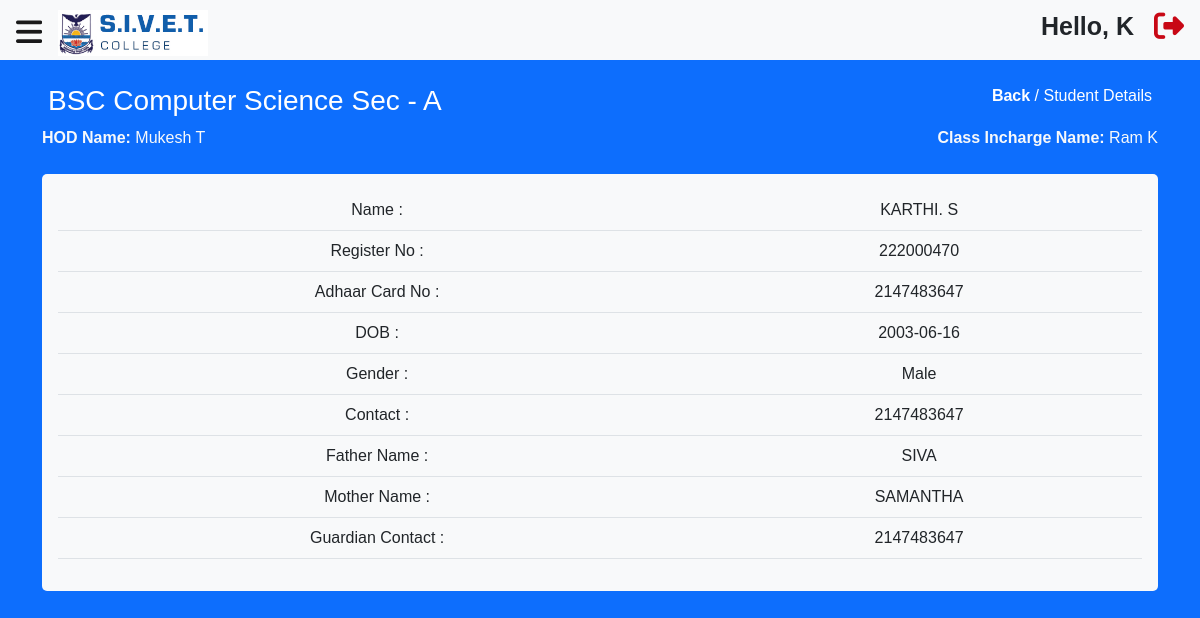
The app's page /main/indistudent.php?class_id=1&student_id=6 (signed in) with its own data.
### tables this page shows
CREATE TABLE  `class` (
  `class_id` int NOT NULL AUTO_INCREMENT,
  `class_name` varchar(100) NOT NULL,
  `section` varchar(10) NOT NULL,
  `department` varchar(100) NOT NULL,
  `year` varchar(20) NOT NULL,
  `hod_id` int NOT NULL,
  `staff_id` int NOT NULL,
  `create_by` int NOT NULL,
  `created_date` datetime NOT NULL,
  `modify_by` int DEFAULT NULL,
  `modify_date` datetime DEFAULT NULL,
  PRIMARY KEY (`class_id`)
);

CREATE TABLE `staff` (
  `unique_staff_id` int NOT NULL AUTO_INCREMENT,
  `first_name` varchar(50) NOT NULL,
  `last_name` varchar(50) NOT NULL,
  `email` varchar(100) NOT NULL,
  `mobile` varchar(20) NOT NULL,
  `staff_id` varchar(50) NOT NULL,
  `role_id` int NOT NULL,
  `password` varchar(50) NOT NULL,
  `create_by` int NOT NULL,
  `created_date` datetime NOT NULL,
  `modify_by` int NOT NULL,
  `modify_date` datetime DEFAULT NULL,
  PRIMARY KEY (`unique_staff_id`)
);

CREATE TABLE  `student` (
  `student_id` int NOT NULL AUTO_INCREMENT,
  `class_id` int NOT NULL,
  `name` varchar(100) NOT NULL,
  `initial` varchar(100) NOT NULL,
  `gender` varchar(10) NOT NULL,
  `dob` varchar(50) NOT NULL,
  `register_no` int NOT NULL,
  `mobile_no` int NOT NULL,
  `father_name` varchar(100) NOT NULL,
  `mother_name` varchar(100) NOT NULL,
  `guardian_mobile_no` int NOT NULL,
  `adhaar_card_no` int NOT NULL,
  `create_by` int NOT NULL,
  `created_date` datetime NOT NULL,
  `modify_by` int NOT NULL,
  `modify_date` datetime DEFAULT NULL,
  PRIMARY KEY (`student_id`)
);

### main/indistudent.php (the view, shortened to what this page needs)
<?php
include("../include/config.php");
?>
<?php
if (isset($_GET['class_id'])) {
  $classid = $_GET['class_id'];
  $stuid = $_GET['student_id'];
} else {
  header("location:../index.php");
}
?>
<!DOCTYPE html>
<html lang="en">
<head>
  <link rel="stylesheet" href="https://cdnjs.cloudflare.com/ajax/libs/bootstrap/5.0.1/css/bootstrap.min.css">
  <link rel="stylesheet" href="https://cdnjs.cloudflare.com/ajax/libs/font-awesome/6.2.0/css/all.min.css" />
  <link rel="stylesheet" href="./style.css">
</head>
<body class="bg-primary">
  <?php
  include_once("../include/navBar.php");
  ?>
  <?php
  $query = "select * from class where class_id = $classid";
  $result = mysqli_query($conn, $query);
  $getClass = mysqli_fetch_assoc($result);
  $className = $getClass['class_name'] . " " . $getClass['department'] . " Sec - " . $getClass['section'];
  $hodid = $getClass['hod_id'];
  $staffid = $getClass['staff_id'];
  $hodquery = "SELECT * FROM staff WHERE unique_staff_id=$hodid";
  $hodresult = mysqli_query($conn, $hodquery);
  if (mysqli_num_rows($hodresult)) {
    $row = mysqli_fetch_array($hodresult);
    $hodname = $row['first_name'] . " " . $row['last_name'];
  }
  $staffquery = "SELECT * FROM staff WHERE unique_staff_id=$staffid";
  $staffresult = mysqli_query($conn, $staffquery);
  if (mysqli_num_rows($staffresult)) {
    $row = mysqli_fetch_array($staffresult);
    $staffname = $row['first_name'] . " " . $row['last_name'];
  }
  $stuquery = "SELECT * FROM student WHERE student_id=$stuid";
  $sturesult = mysqli_query($conn, $stuquery);
  if (mysqli_num_rows($sturesult)) {
    $stuarray = mysqli_fetch_array($sturesult);
  }
  ?>
  <div class="header d-flex justify-content-between text-white pt-0 pb-0 p-5">
    <div class="titel ">
      <h3>
        <?php echo $className; ?>
      </h3>
    </div>
    <div class="return ">
      <p><a
          href="<?php if (isset($_GET['action']) && $_GET['action'] == "passedout") {
            echo "./passedOut.php";
          } else {
            echo "./takeAttendance.php";
          } ?>">Back</a>
        / Student Details</p>
    </div>
  </div>
  <div class="container">
    <div class="d-flex justify-content-between">
      <p class="text-light"><b>HOD Name: </b>
        <?php echo $hodname; ?>
      </p>
      <p class="text-light"><b>Class Incharge Name: </b>
        <?php echo $staffname; ?>
      </p>
    </div>
    <div class=" mt-2 p-3 bg-light " style="border-radius: 5px;max-height: 60vh;height:100%;">
      <table id="studenttable" class="table table-hover">
        <tr>
          <td>Name :</td>
          <td>
            <?php echo $stuarray['name'] . ". " . $stuarray['initial']; ?>
          </td>
        </tr>
        <tr>
          <td>Register No :</td>
          <td>
            <?php echo $stuarray['register_no']; ?>
          </td>
        </tr>
        <tr>
          <td>Adhaar Card No :</td>
          <td>
            <?php echo $stuarray['adhaar_card_no']; ?>
          </td>
        </tr>
        <tr>
          <td>DOB :</td>
          <td>
            <?php echo $stuarray['dob']; ?>
          </td>
        </tr>
        <tr>
          <td>Gender :</td>
          <td>
            <?php echo $stuarray['gender']; ?>
          </td>
        </tr>
        <tr>
          <td>Contact :</td>
          <td>
            <?php echo $stuarray['mobile_no']; ?>
          </td>
        </tr>
        <tr>
          <td>Father Name :</td>
          <td>
            <?php echo $stuarray['father_name']; ?>
          </td>
        </tr>
        <tr>
          <td>Mother Name :</td>
          <td>
            <?php echo $stuarray['mother_name']; ?>
          </td>
        </tr>
        <tr>
          <td>Guardian Contact :</td>
          <td>
            <?php echo $stuarray['guardian_mobile_no']; ?>
          </td>
        </tr>
      </table>
    </div>
  </div>
</body>
</html>

### main/style.css (style rules this page uses)
* { margin: 0; padding: 0; font-family: "Ponniens", sans-serif; overflow-x: hidden; }
.header .return a { text-decoration: none; color: #fff; font-weight: 700; }

### main/indistudent.php (style rules this page uses)
table th, td { text-align: center; vertical-align: middle; }

### records on screen
class: className "BSC Computer Science Sec - A"
staff: hodname "Mukesh T"
staff: staffname "Ram K"
student: name "KARTHI", initial "S", register_no "222000470", adhaar_card_no "2147483647", dob "2003-06-16", gender "Male", mobile_no "2147483647", father_name "SIVA", mother_name "SAMANTHA", guardian_mobile_no "2147483647"

### other values on screen
$_SESSION['user_name'] "K"
